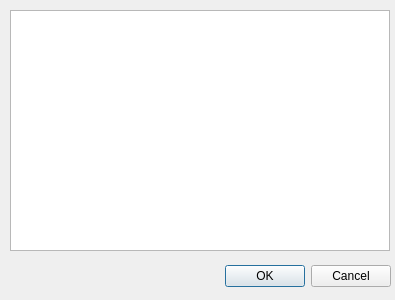
<?xml version="1.0" encoding="UTF-8"?>
<ui version="4.0">
 <class>LoadDialog</class>
 <widget class="QDialog" name="LoadDialog">
  <property name="geometry">
   <rect>
    <x>0</x>
    <y>0</y>
    <width>395</width>
    <height>300</height>
   </rect>
  </property>
  <property name="sizePolicy">
   <sizepolicy hsizetype="Fixed" vsizetype="Fixed">
    <horstretch>0</horstretch>
    <verstretch>0</verstretch>
   </sizepolicy>
  </property>
  <property name="windowTitle">
   <string>Dialog</string>
  </property>
  <widget class="QDialogButtonBox" name="buttonBox">
   <property name="geometry">
    <rect>
     <x>50</x>
     <y>260</y>
     <width>341</width>
     <height>32</height>
    </rect>
   </property>
   <property name="orientation">
    <enum>Qt::Horizontal</enum>
   </property>
   <property name="standardButtons">
    <set>QDialogButtonBox::Cancel|QDialogButtonBox::Ok</set>
   </property>
  </widget>
  <widget class="QListWidget" name="listFiles">
   <property name="geometry">
    <rect>
     <x>10</x>
     <y>10</y>
     <width>380</width>
     <height>241</height>
    </rect>
   </property>
  </widget>
 </widget>
 <resources/>
 <connections>
  <connection>
   <sender>buttonBox</sender>
   <signal>accepted()</signal>
   <receiver>LoadDialog</receiver>
   <slot>accept()</slot>
   <hints>
    <hint type="sourcelabel">
     <x>248</x>
     <y>254</y>
    </hint>
    <hint type="destinationlabel">
     <x>157</x>
     <y>274</y>
    </hint>
   </hints>
  </connection>
  <connection>
   <sender>buttonBox</sender>
   <signal>rejected()</signal>
   <receiver>LoadDialog</receiver>
   <slot>reject()</slot>
   <hints>
    <hint type="sourcelabel">
     <x>316</x>
     <y>260</y>
    </hint>
    <hint type="destinationlabel">
     <x>286</x>
     <y>274</y>
    </hint>
   </hints>
  </connection>
 </connections>
</ui>
